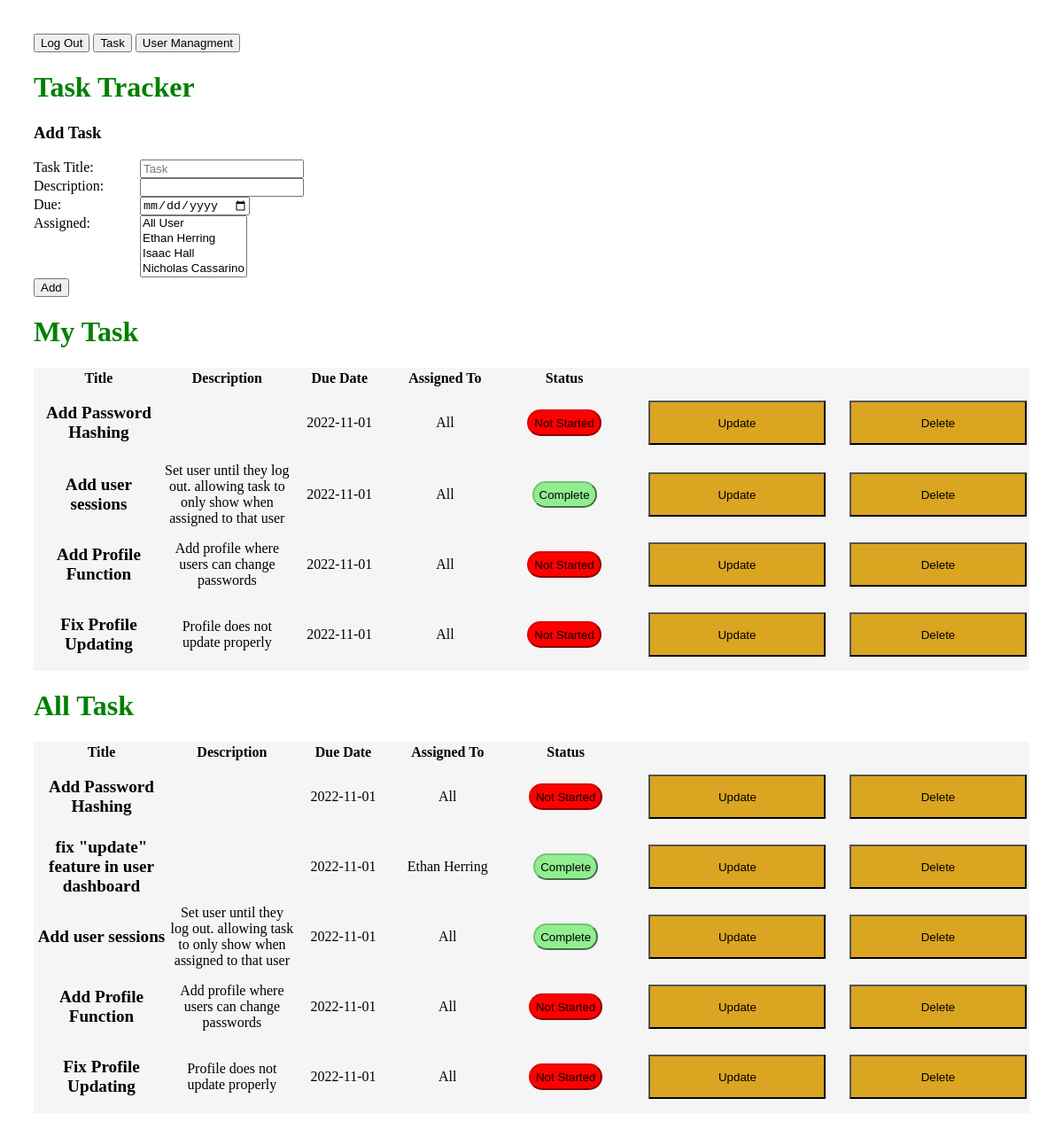
/task (signed in), run on an earlier commit of the app's database.
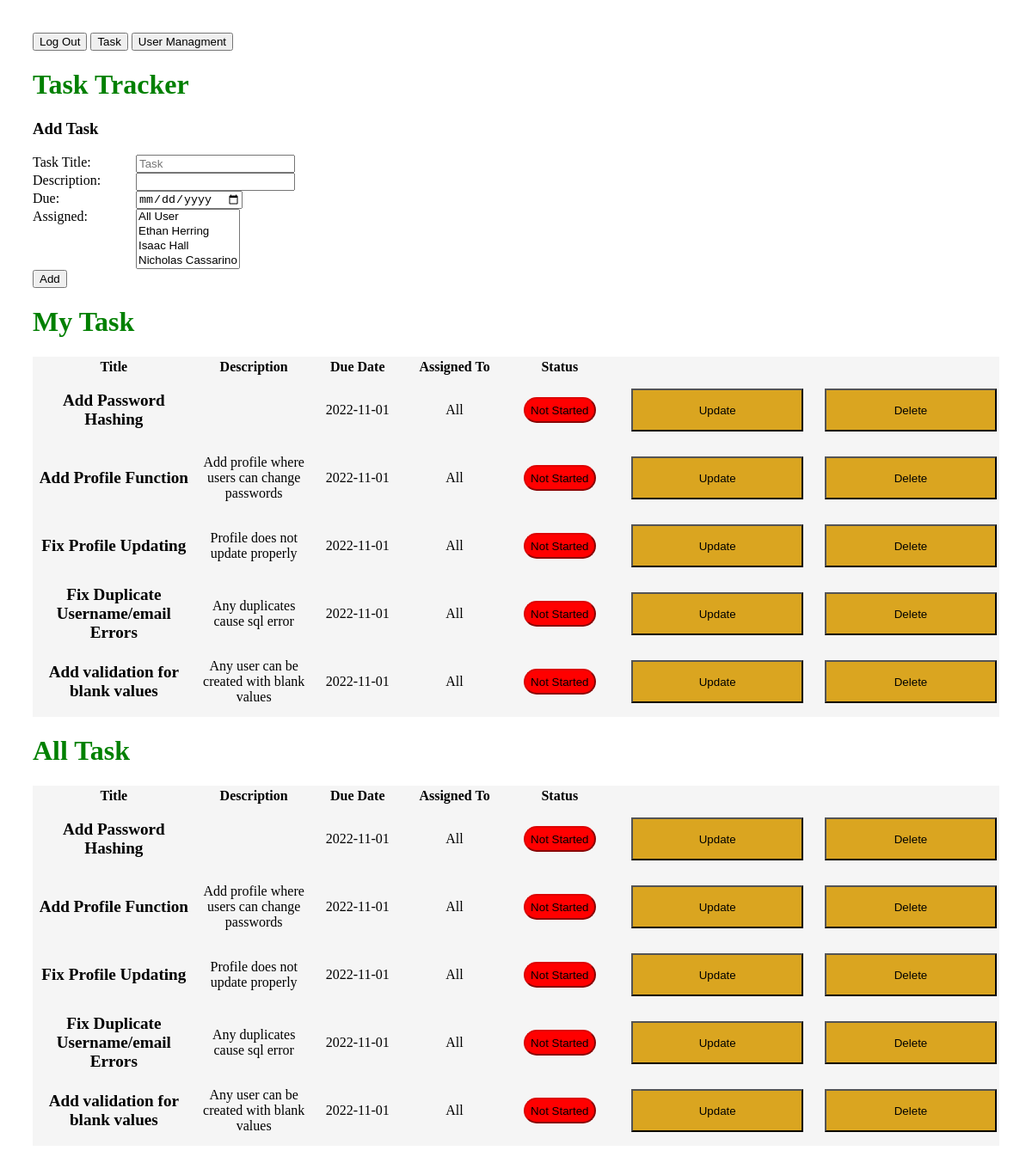
And on a later commit of the database.
### app.py (models this page shows)
class Todo(db.Model):
    id = db.Column(db.Integer, primary_key=True)
    title = db.Column(db.String(100))
    description = db.Column(db.String(4150))
    assigned = db.Column(db.String(100))
    due = db.Column(db.Date)
    complete = db.Column(db.Integer)
    createdBy = db.Column(db.Integer)

### app.py (the view)
@app.route('/task')
def task():
    global user
    todo_list = Todo.query.all()
    user_list = User.query.all()
    return render_template('task.html',todo_list=todo_list,user_list=user_list,user=user)

### templates/task.html (shortened to what this page needs)
<!DOCTYPE html>
<html lang="en">
<head>
    <link rel="stylesheet" href="./static/main.css">
</head>
<a href="/logout"><button>Log Out</button></a>
<a href="/task"><button>Task</button></a>
<a href="/ViewUsers"><button>User Managment</button></a>
<body>
    <h1>Task Tracker</h1>
    <form action="/add" method="post">
        <div>
            <h3>Add Task</h3>
            <label>Task Title:</label>
            <input type="text" name="title" placeholder="Task">
            <br>
            <label>Description:</label>
            <input type="text" name="description" >
            <br>
            <label>Due:</label>
            <input type="date" name="due" >
            <br>
            <label>Assigned:</label>
            <select name="assigned" id="assigned" multiple>
                <option value="All">All User</option>
                {% for user in user_list %}
                <option value="{{user.name}}">{{user.name}}</option>
                {% endfor %}
            </select>
            <br>
            <button type="submit">Add</button>
        </div>
    </form>
    <h1>My Task</h1>
    <div id="todo"class="todo">
     <table>
        <thead>
        <tr>
            <th>Title</th>
            <th>Description</th>
            <th>Due Date</th>
            <th>Assigned To</th>
            <th>Status</th>
            <th></th>
        </thead>
        <tbody>
    {% for todo in todo_list %}
    <tr>
        {%if user.name in todo.assigned or todo.assigned=="All"%}
    <td class="title">{{ todo.title }}</td> <td>{{ todo.description }}</td>  <td>{{ todo.due }}</td>  <td>{{ todo.assigned }}</td>
    <td>{% if todo.complete == 0 %}
    <button class="notStarted">Not Started</button>
    {% elif todo.complete == 1 %}
    <button class="inProgress">In Progress</button>
    {% else %}
    <button class="complete">Complete</button>
    {% endif %}</td>
    <td><a href="/update/{{ todo.id }}"><button>Update</button></a></td>
    {%if todo.createdBy == user.id or user.access == 1%}
    <td><a href="/delete/{{ todo.id }}"><button>Delete</button></a></td>
    {%endif%}</tr>
    {% endif %}
    {% endfor %}
    </tbody>
    </table>
    </div>
    {%if user.access==1%}
    <h1>All Task</h1>
    <div id="todo"class="todo">
        <table>
           <thead>
           <tr>
               <th>Title</th>
               <th>Description</th>
               <th>Due Date</th>
               <th>Assigned To</th>
               <th>Status</th>
               <th></th>
           </thead>
           <tbody>
       {% for todo in todo_list %}
       <tr>
       <td class="title">{{ todo.title }}</td> <td>{{ todo.description }}</td>  <td>{{ todo.due }}</td>  <td>{{ todo.assigned }}</td>
       <td>{% if todo.complete == 0 %}
       <button class="notStarted">Not Started</button>
       {% elif todo.complete == 1 %}
       <button class="inProgress">In Progress</button>
       {% else %}
       <button class="complete">Complete</button>{% endif %}
       </td>
       <td><a href="/update/{{ todo.id }}"><button>Update</button></a></td>
       {%if todo.createdBy == user.id or user.access == 1%}
       <td><a href="/delete/{{ todo.id }}"><button>Delete</button></a></td>
       {%endif%}</tr>
       {% endfor %}
       </tbody>
       </table>
       </div>
    {%endif%}
</body>
</html>

### static/main.css (style rules this page uses)
body { padding: 30px 30px; }
h1 { color: green; }
label:not(.ex) { display: block; float: left; width: 120px; }
h3 { font-weight: bold; text-align: left; }
th { width: 550px; }
td { height: 75px; }
td>a>button { width: 200px; height: 50px; background-color: goldenrod; }
.todo { text-align: center; background-color: whitesmoke; }
.notStarted { background-color: red; border-color: rgb(221, 4, 4); height: 30px; border-radius: 15px; }
.title { font-weight: bold; font-size: larger; }

What changed in the data, as far as the page shows it:
removed Todo: title "Add user sessions", description "Set user until they log out. allowing task to only show when assigned to that user", due "2022-11-01", assigned "All", complete "Complete"
removed Todo: title "fix \"update\" feature in user dashboard", due "2022-11-01", assigned "Ethan Herring", complete "Complete", shown under "All Task"
added Todo: title "Fix Duplicate Username/email Errors", description "Any duplicates cause sql error", due "2022-11-01", assigned "All", complete "Not Started"
added Todo: title "Add validation for blank values", description "Any user can be created with blank values", due "2022-11-01", assigned "All", complete "Not Started"
